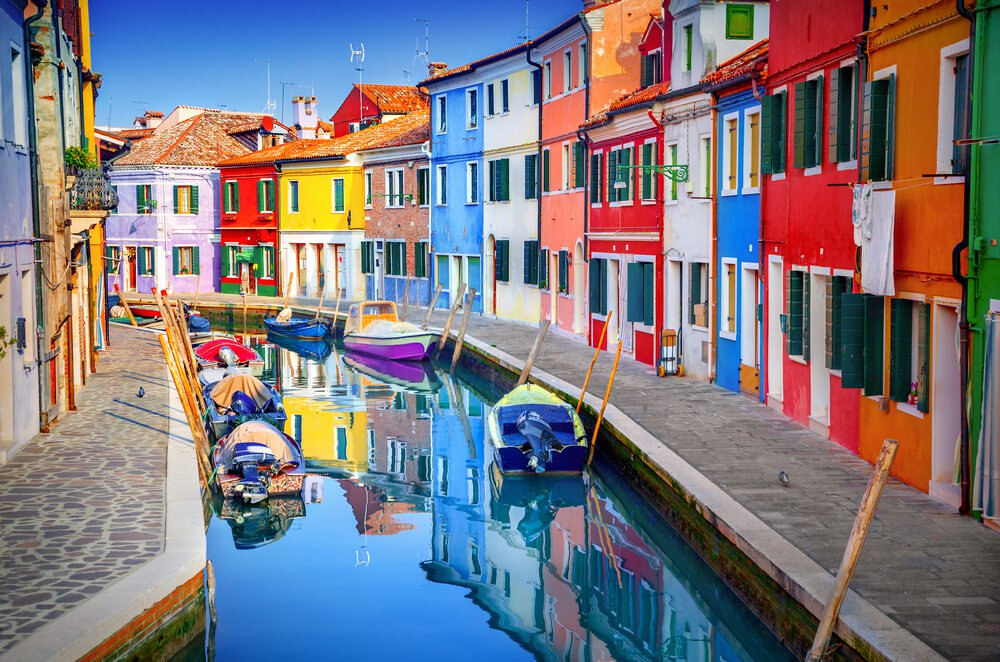
#> input picture colorpic.jpg, 1000 x 662 px
$ jupyter execute color_identification.ipynb   (shell and % lines are left out)
#> lines starting #> are read from the running program, lines starting #| are printed output that depends on the picture
[cell 1]
from sklearn.cluster import KMeans
import matplotlib.pyplot as plt
import numpy as np
import pandas as pd
import cv2
from collections import Counter
from skimage.color import rgb2lab, deltaE_cie76
import os

[cell 2]
image = cv2.imread('colorpic.jpg')
#> image is the input picture: shape (662, 1000, 3); mean B, G, R 127.2, 120.1, 124.8
plt.imshow(image)

[cell 3]
type(image)

[cell 4]
np.shape(image)
#> Out = (662, 1000, 3)

[cell 5]
image.dtype

[cell 6]
image.ndim
#> Out = 3

[cell 7]
image = cv2.cvtColor(image, cv2.COLOR_BGR2RGB)
plt.imshow(image)

[cell 8]
#Applying KMeans Algorithm To Identify Colors In The Image

#reshape to flattened array
img = image.reshape((image.shape[0] * image.shape[1], 3))

[cell 9]
#n_clusters -> no. of dominant colors
n_clusters = 8

[cell 10]
kmeans = KMeans(n_clusters)
kmeans.fit(img)

[cell 11]
#colors -> pixel value of 10 most dominant colors

colors = kmeans.cluster_centers_
colors

[cell 12]
#labels for each pixels

labels = kmeans.labels_
labels

[cell 13]
np.size(labels)

[cell 14]
#counter() -> count of pixels

counts = Counter(labels)
counts

[cell 15]
#sorted() -> sorts the counts

sorts = sorted(counts.items())
sorts

[cell 16]
#dict() -> creates dictionary

counts = dict(sorts)
counts

[cell 17]
#piechart for dominating colors

fig = plt.figure(figsize = (12, 6))
plt.pie(counts.values(), labels = counts.keys(), colors = np.array(colors/255))
plt.show()
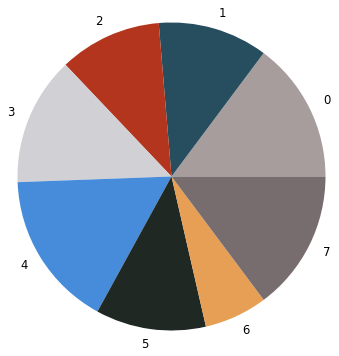
#> figure drawn by matplotlib, 1 panel
